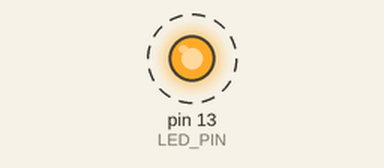
This sketch was run on a simulated Arduino Uno, built with avr-gcc and run on an emulated ATmega328P. Parts: output pins drawn as LEDs (lit = HIGH). Dashed ring = blinking. What the sketch prints to the serial monitor is not drawn. At 20.0 s the program stops and its outputs stay as they are.

Above: at 0.5 s.
Timing chart, 0 to 4.6 s (numbered marks = the images above):
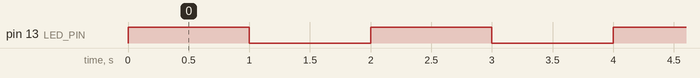

The sketch:

sketch_20250619_104312.ino
```cpp
#include <Arduino.h>

#define LED_PIN 13

void setup() {
  pinMode(LED_PIN, OUTPUT);
  Serial.begin(9600);
}

void loop() {
  for (int i = 0; i < 10; i++) {
    digitalWrite(LED_PIN, HIGH);
    Serial.println("LED ON");
    delay(1000);
    digitalWrite(LED_PIN, LOW);
    Serial.println("LED OFF");
    delay(1000);
  }
  while(1); // Stop the loop after blinking 10 times
}
```

Measured:
- by itself, pin 13 (LED_PIN): alternates HIGH for 1.0 s and LOW for 1.0 s, 20 changes in all, then stays LOW
